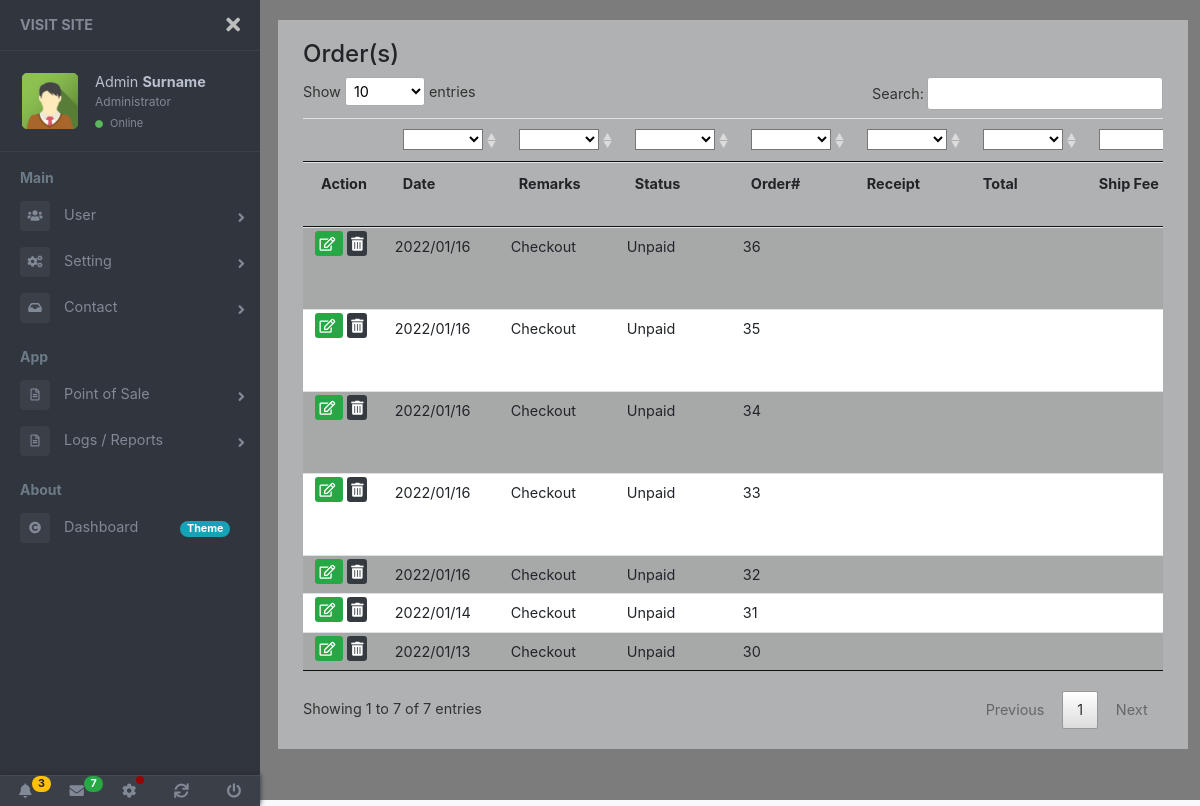
Before: /routes/item-order/index.php (signed in) with the older database file.
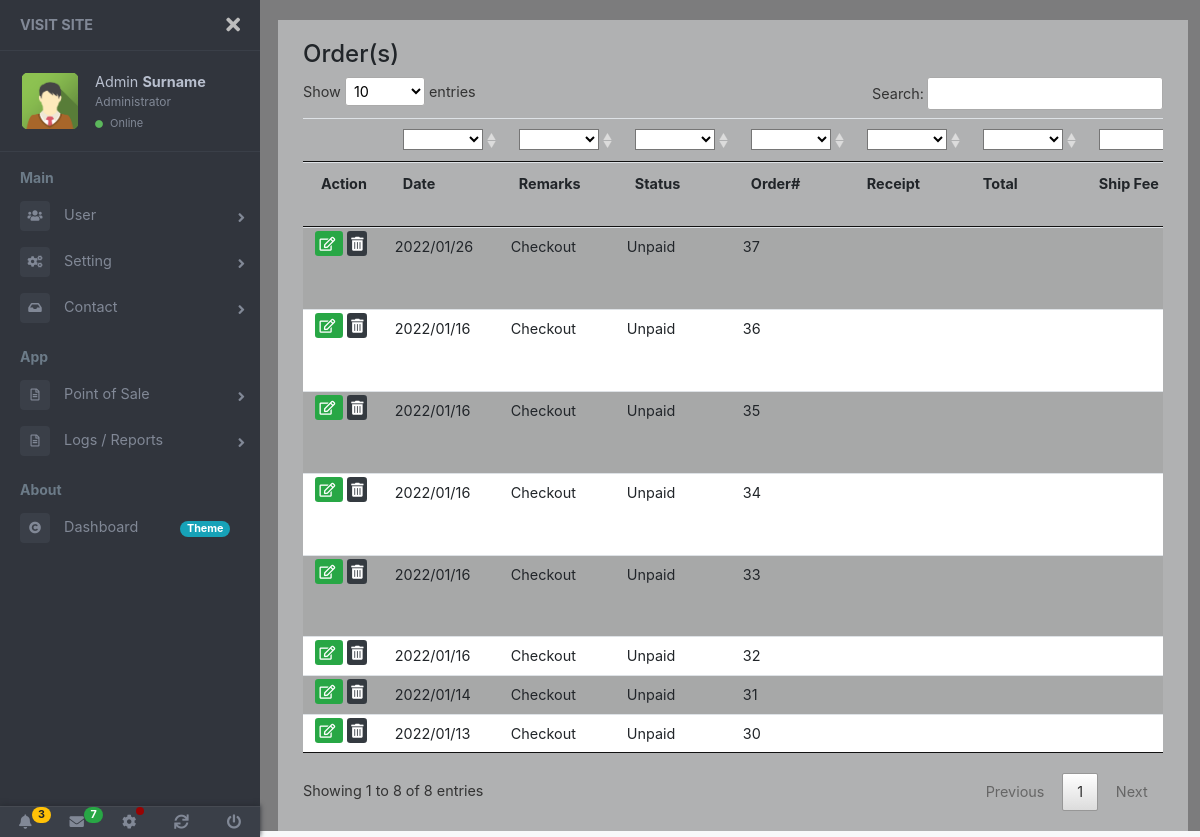
After: the same page with the newer database file.
### tables this page shows
CREATE TABLE `tbl_order_customer` (
  `order_id` int(11) NOT NULL,
  `receipt_no` text DEFAULT NULL,
  `customer_id` varchar(254) DEFAULT NULL,
  `customer_name` text DEFAULT NULL,
  `phone` text DEFAULT NULL,
  `cemail` text NOT NULL,
  `address` text DEFAULT NULL,
  `sub_total_qty` double DEFAULT NULL,
  `sub_total_item` int(11) DEFAULT NULL,
  `sub_total` double DEFAULT NULL,
  `shipping_fee` double DEFAULT NULL,
  `total_all` double DEFAULT NULL,
  `remarks` text DEFAULT NULL,
  `status` text DEFAULT NULL,
  `process_by` text DEFAULT NULL,
  `review_by` text DEFAULT NULL,
  `approved_by` text DEFAULT NULL,
  `receiver` text NOT NULL,
  `receiver_phone` text NOT NULL,
  `remail` text NOT NULL,
  `d_location` text NOT NULL,
  `long_lat` text NOT NULL,
  `courier` text NOT NULL,
  `otherinfo` text NOT NULL,
  `created` datetime NOT NULL DEFAULT current_timestamp(),
  `modified` timestamp NOT NULL DEFAULT current_timestamp() ON UPDATE current_timestamp(),
  `deleted` int(1) DEFAULT NULL
);

### routes/item-order/index.php (called while the page is built, shortened)
<?php
	include_once "../../inc/webconfig/conf.php";
	include_once "../../content/template-part/dashboard-header.php";
	include_once "../../content/view/item-order/index.php";
	include_once "../../content/template-part/dashboard-footer.php";

### inc/xsession.php (called while the page is built, shortened)
<?php
	if(empty($_SESSION["usercode"]) || empty($_SESSION["username"]) || empty($_SESSION["fullname"]) || empty($_SESSION["ulevpos"]) || empty($_SESSION["surname"]) || empty($_SESSION["firstname"]) || empty($_SESSION["middlename"]) || empty($_SESSION["postitle"])) {
		header("location:../login");
	} else {
		$lastname	= $_SESSION["surname"];
		$givename	= $_SESSION["firstname"];
		$ptitle		= $_SESSION["postitle"];
	}

### inc/webconfig/conf.php (called while the page is built, shortened)
<?php
	try {
		$cnn = new PDO("mysql:host={$host};dbname={$db}", $unameroot, $pw);
		$qry_webconf = "SELECT * FROM conf LIMIT 1";
		$stmt_webconf = $cnn->prepare($qry_webconf);
		$stmt_webconf->execute();
		$row_webconf = $stmt_webconf->fetch(PDO::FETCH_ASSOC);
		$domainhome = $row_webconf['domainhome'];
	} catch(PDOException $e) {
		$err = $e->getMessage();
		$err2 = strrchr($e,"1049");
		if($err2=1049){
			echo "Error: Unknown Database.<br><a href='../../dbase/creadb'>Fix It!</a>";
			die;
		}
	}

### content/view/item-order/index.php (the view, shortened to what this page needs)
<?php
	include_once "../../content/template-part/dashboard-navbar.php";
?>
<link rel="stylesheet" href="<?php echo $dirbak; ?>assets/datatables/1.11.3/css/jquery.dataTables.min.css">
<main class="page-content">
	<div class="container-fluid bg-light-opacity">
		<div class="d-flex">
			<h4 class="mr-2 mb-2">Order(s)</h4>
		</div>
		<div class="table-responsive">
			<table id="listRecView" class="table table-striped table-hover">
				<thead id="remSortH">
					<tr>
						<th class="remove-dropdown"></th>
						<th></th>
						<th></th>
						<th></th>
						<th></th>
						<th></th>
						<th></th>
						<th></th>
						<th></th>
					</tr>
				</thead>
				<thead id="theadtitle">
					<tr>
						<th class="text-left">Action</th>
						<th>Date</th>
						<th>Remarks</th>
						<th>Status</th>
						<th>Order#</th>
						<th>Receipt</th>
						<th>Total</th>
						<th>Ship Fee</th>
					</tr>
				</thead>
				<tbody>
					<?php
						$tblname = "tbl_order_customer";
						$prim_id = "order_id";
						$cnn = new PDO("mysql:host={$host};dbname={$db}", $unameroot, $pw);
						$qry = "SELECT * FROM {$tblname} WHERE deleted=0 AND remarks<>:rmrkz ORDER BY {$prim_id} DESC";
						$stmt = $cnn->prepare($qry);
						$rmrkz = 'Process';
						$stmt->bindParam(':rmrkz', $rmrkz);
						$stmt->execute();
						for($i=0; $row = $stmt->fetch(); $i++) {
							$orderid=$row['order_id'];
							$receiptno=$row['receipt_no'];
							$totalall=$row['total_all'];
							$shippingfee=$row['shipping_fee'];
							$created2=$row['created'];
							$created=date_format(new DateTime($created2),'Y/m/d');
							$remarks=$row['remarks'];
							$status=$row['status'];
					?>
							<tr>
								<td class="text-center tbl-action">
									<a href="#" class="btn-sm btn-success btn-inline" title="Edit">
										<span class="far fa-edit"></span>
									</a>
									<a class="btn-sm btn-dark btn-inline ml-1" href="#" title="Delete">
										<span class="fas fa-trash-alt"></span>
									</a>
								</td>
								<td data-filter="<?php echo $created; ?>"><?php echo $created; ?></td>
								<td data-filter="<?php echo $remarks; ?>"><?php echo $remarks; ?></td>
								<td data-filter="<?php echo $status; ?>"><?php echo $status; ?></td>
								<td data-filter="<?php echo $orderid; ?>"><?php echo $orderid; ?></td>
								<td data-filter="<?php echo $receiptno; ?>"><?php echo $receiptno; ?></td>
								<td data-filter="<?php echo $totalall; ?>"><?php echo $totalall; ?></td>
								<td data-filter="<?php echo $shippingfee; ?>"><?php echo $shippingfee; ?></td>
							</tr>
					<?php
						}
					?>
				</tbody>
				<tfoot>
					<tr>
						<td class="remove-dropdown"></td>
						<td></td>
						<td></td>
						<td></td>
						<td></td>
						<td></td>
						<td></td>
						<td></td>
					</tr>
				</tfoot>
			</table>
		</div>
		<div id="trnsfrPaginate" class="dataTables_wrapper"></div>
	</div>
</main>

### content/template-part/dashboard-header.php (shortened to what this page needs)
<?php
	$chckfledash = file_exists("../../assets/css/style.css");
	if ($chckfledash) {
		$dirbak = "../../";
	} else {
		$dirbak = "../../../";
	}
?>
<!DOCTYPE html>
<html lang="en">
<head>
	<link rel="stylesheet" href="<?php echo $dirbak; ?>assets/fontawesome/releases/v5.7.0/css/all.css">
	<link rel="stylesheet" href="<?php echo $dirbak; ?>assets/bootstrap/4.5.2/css/bootstrap.min.css">
	<link rel="stylesheet" href="<?php echo $dirbak; ?>assets/npm/slick-carousel@1.8.1/slick/slick.css">
	<link rel="stylesheet" href="<?php echo $dirbak; ?>assets/css/dashboard.css">
	<link rel="stylesheet" href="<?php echo $dirbak; ?>assets/css/style.css">
</head>
<body id="myDashB" class="bg-light" data-spy="scroll" data-target=".navbar" data-offset="60" oncontextmenu="return false;">
	<div class="page-wrapper chiller-theme toggled dboardbg">

### content/template-part/dashboard-navbar.php (shortened to what this page needs)
<?php
	$chckfle2 = file_exists("../../inc/xsession.php");
	if ($chckfle2) {
		include_once "../../inc/xsession.php";
		$baklnk = "../../";
	} else {
		include_once "../../../inc/xsession.php";
		$baklnk = "../../../";
	}
?>
<nav id="sidebar" class="sidebar-wrapper">
	<div class="sidebar-brand">
		<a href="<?php echo $baklnk; ?>">Visit Site</a>
		<div id="close-sidebar">
			<i class="fas fa-times"></i>
		</div>
	</div>
	<div class="sidebar-header">
		<div class="user-pic user-pic-circle">
			<img class="img-responsive img-rounded" src="<?php echo $baklnk; ?>storage/img/avatar2.png" alt="User picture">
		</div>
		<div class="user-info">
			<span class="user-name"><?php echo $givename; ?>
				<strong><?php echo $lastname; ?></strong>
			</span>
			<span class="user-role"><?php echo $ptitle; ?></span>
			<span class="user-status">
				<i class="fa fa-circle"></i>
				<span>Online</span>
			</span>
		</div>
	</div>
	<div class="sidebar-content">
		<div class="sidebar-menu">
			<ul>
				<li class="header-menu">
					<span style="cursor: pointer;" onclick="window.open('<?php echo $baklnk; ?>routes/dashboard','_self');">Main</span>
				</li>
				<li class="sidebar-dropdown">
					<a href="#" title="User">
						<i class="fas fa-users"></i>
						<span>User</span>
					</a>
				</li>
				<li class="sidebar-dropdown">
					<a href="#">
						<i class="fas fa-cogs"></i>
						<span>Setting</span>
					</a>
				</li>
				<li class="sidebar-dropdown">
					<a href="#">
						<i class="fa fa-inbox"></i>
						<span>Contact</span>
					</a>
				</li>
				<li class="header-menu">
					<span>App</span>
				</li>
				<?php include_once "dashboard-navbar-app.php"; ?>
				<li class="header-menu">
					<span>About</span>
				</li>
				<li>
					<a href="<?php echo $baklnk; ?>routes/dashboard-theme" title="Dashboard Theme">
						<i class="fa fa-copyright"></i>
						<span>Dashboard</span>
						<span class="badge badge-pill badge-info">Theme</span>
					</a>
				</li>
			</ul>
		</div>
	</div>
	<div class="sidebar-footer">
		<a href="#" title="Notification">
			<i class="fa fa-bell"></i>
			<span class="badge badge-pill badge-warning notification">3</span>
		</a>
		<a href="#" title="Message">
			<i class="fa fa-envelope"></i>
			<span class="badge badge-pill badge-success notification">7</span>
		</a>
		<a href="<?php echo $baklnk; ?>routes/setgener" title="Settings">
			<i class="fa fa-cog"></i>
			<span class="badge-sonar"></span>
		</a>
		<a href="" title="Refresh">
			<i class="fas fa-sync"></i>
		</a>
		<a href="<?php echo $baklnk; ?>inc/logout" title="Logout">
			<i class="fa fa-power-off"></i>
		</a>
	</div>
</nav>

### content/template-part/dashboard-navbar-app.php (shortened to what this page needs)
<li class="sidebar-dropdown">
	<a href="#" title="Sample Menu">
		<i class="far fa-file-alt"></i>
		<span>Point of Sale</span>
	</a>
</li>
<li class="sidebar-dropdown">
	<a href="#" title="Sample Menu">
		<i class="far fa-file-alt"></i>
		<span>Logs / Reports</span>
	</a>
</li>

### content/template-part/dashboard-footer.php (shortened to what this page needs)
<?php
	$chckfledashf = file_exists("../../assets/css/style.css");
	if ($chckfledashf) {
		$dirbakf = "../../";
	} else {
		$dirbakf = "../../../";
	}
?>
	</div>
	<?php include_once $dirbakf."content/view/item-pay/index.php" ?>
</body>
</html>

### content/view/item-pay/index.php (shortened to what this page needs)
<link rel="stylesheet" href="<?php echo $domainhome ?>assets/datatables/1.11.3/css/jquery.dataTables.min.css">

### assets/css/style.css (style rules this page uses)
* { box-sizing: border-box; }
body { margin: 0; }
.tbl-action { padding: 0!important; padding-top: 5px!important; padding-right: 5px!important; }

### content/template-part/dashboard-header.php (style rules this page uses)
.dboardbg { background-image: url("../../storage/img/dashboard-bg.png"); background-repeat: no-repeat; background-size: cover; background-color: transparent; }

### content/view/item-order/index.php (style rules this page uses)
.table-responsive .table thead th { vertical-align: unset; }

Changed rows visible on the page:
added tbl_order_customer: created "2022/01/26", remarks "Checkout", status "Unpaid", order_id "37"
Other visible differences:
text written by a page script: "Showing 1 to 7 of 7 entries Previous 1 Next" → "Showing 1 to 8 of 8 entries Previous 1 Next"
